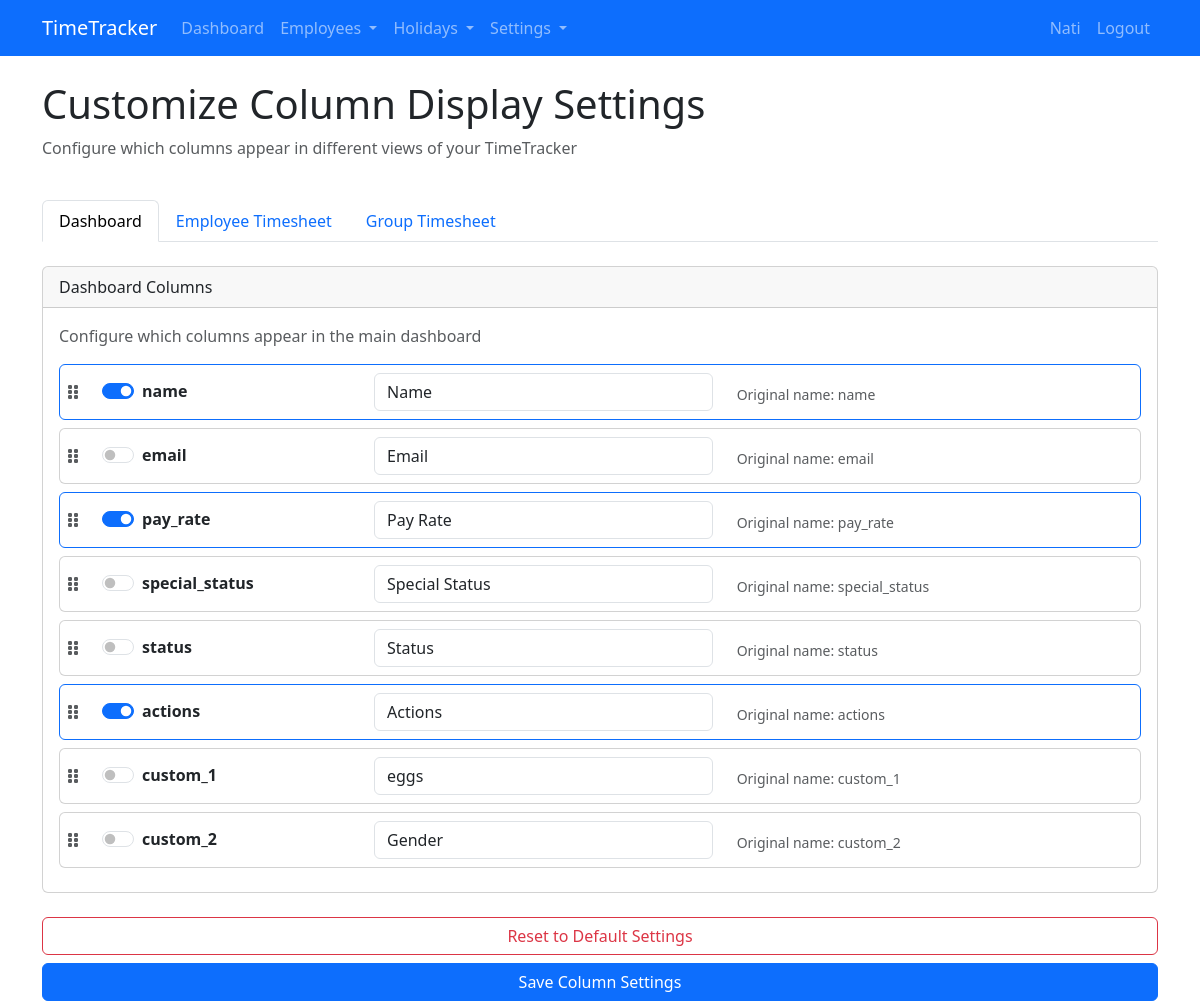
Page /column_settings (signed in) on the committed database.
### app.py (models this page shows, shortened)
class User(UserMixin, db.Model):
    id = db.Column(db.Integer, primary_key=True)
    username = db.Column(db.String(80), unique=True, nullable=False)
    email = db.Column(db.String(120), unique=True, nullable=False)
    password_hash = db.Column(db.String(128))
    is_admin = db.Column(db.Boolean, default=False)
    company_id = db.Column(db.Integer, db.ForeignKey('company.id'))

class ColumnSettings(db.Model):
    id = db.Column(db.Integer, primary_key=True)
    company_id = db.Column(db.Integer, db.ForeignKey('company.id'), nullable=False)
    view_type = db.Column(db.String(50), nullable=False)  # 'dashboard', 'employee_timesheet', 'group_timesheet'
    column_name = db.Column(db.String(50), nullable=False)
    display_name = db.Column(db.String(100))
    is_visible = db.Column(db.Boolean, default=True)
    display_order = db.Column(db.Integer, default=0)
    company = db.relationship('Company', backref='column_settings')
    __table_args__ = (db.UniqueConstraint('company_id', 'view_type', 'column_name', name='_company_view_column_uc'),)

### app.py (the view, shortened to what this page needs)
@app.route('/column_settings', methods=['GET', 'POST'])
@login_required
def column_settings():
    if not current_user.is_admin:
        flash('Access denied.')
        return redirect(url_for('dashboard'))
    company_id = current_user.company.id
    dashboard_columns = ColumnSettings.query.filter_by(
        company_id=company_id,
        view_type='dashboard'
    ).order_by(ColumnSettings.display_order).all()
    employee_timesheet_columns = ColumnSettings.query.filter_by(
        company_id=company_id,
        view_type='employee_timesheet'
    ).order_by(ColumnSettings.display_order).all()
    group_timesheet_columns = ColumnSettings.query.filter_by(
        company_id=company_id,
        view_type='group_timesheet'
    ).order_by(ColumnSettings.display_order).all()
    return render_template('column_settings.html',
                          dashboard_columns=dashboard_columns,
                          employee_timesheet_columns=employee_timesheet_columns,
                          group_timesheet_columns=group_timesheet_columns)

### app.py (called while the page is built)
@login_manager.user_loader
def load_user(user_id):
    return User.query.get(int(user_id))

### templates/column_settings.html (shortened to what this page needs)
{% extends "base.html" %}
{% block content %}
<div class="row mb-4">
    <div class="col-md-12">
        <h1>Customize Column Display Settings</h1>
        <p class="text-muted">Configure which columns appear in different views of your TimeTracker</p>
    </div>
</div>
<div class="row">
    <div class="col-md-12">
        <ul class="nav nav-tabs mb-4" id="columnTabs" role="tablist">
            <li class="nav-item" role="presentation">
                <button class="nav-link active" id="dashboard-tab" data-bs-toggle="tab" data-bs-target="#dashboard" type="button" role="tab">
                    Dashboard
                </button>
            </li>
            <li class="nav-item" role="presentation">
                <button class="nav-link" id="employee-timesheet-tab" data-bs-toggle="tab" data-bs-target="#employee-timesheet" type="button" role="tab">
                    Employee Timesheet
                </button>
            </li>
            <li class="nav-item" role="presentation">
                <button class="nav-link" id="group-timesheet-tab" data-bs-toggle="tab" data-bs-target="#group-timesheet" type="button" role="tab">
                    Group Timesheet
                </button>
            </li>
        </ul>
        <form method="POST" action="{{ url_for('column_settings') }}">
            <div class="tab-content" id="columnTabsContent">
                <div class="tab-pane fade show active" id="dashboard" role="tabpanel">
                    <div class="card">
                        <div class="card-header">Dashboard Columns</div>
                        <div class="card-body">
                            <p class="text-muted">Configure which columns appear in the main dashboard</p>
                            <div id="dashboard-columns" class="sortable-columns">
                                {% for column in dashboard_columns %}
                                <div class="card mb-2 column-card {% if column.is_visible %}border-primary{% endif %}" data-id="{{ column.id }}">
                                    <div class="card-body p-2">
                                        <div class="row align-items-center">
                                            <div class="col-auto">
                                                <i class="fas fa-grip-vertical handle text-muted"></i>
                                            </div>
                                            <div class="col-md-3">
                                                <div class="form-check form-switch">
                                                    <input class="form-check-input" type="checkbox" id="dashboard_visible_{{ column.id }}"
                                                           name="visible[dashboard][{{ column.id }}]" value="1" {% if column.is_visible %}checked{% endif %}>
                                                    <label class="form-check-label" for="dashboard_visible_{{ column.id }}">
                                                        <strong>{{ column.column_name }}</strong>
                                                    </label>
                                                </div>
                                            </div>
                                            <div class="col-md-4">
                                                <input type="text" class="form-control" name="display[dashboard][{{ column.id }}]"
                                                       value="{{ column.display_name }}" placeholder="Display Name">
                                            </div>
                                            <div class="col-md-4">
                                                <div class="form-text">Original name: {{ column.column_name }}</div>
                                            </div>
                                        </div>
                                    </div>
                                </div>
                                {% endfor %}
                            </div>
                        </div>
                    </div>
                </div>
            </div>
            <div class="d-grid gap-2 mt-4">
                <button type="button" id="reset-all-btn" class="btn btn-outline-danger">Reset to Default Settings</button>
                <button type="submit" class="btn btn-primary">Save Column Settings</button>
            </div>
        </form>
    </div>
</div>
{% endblock %}

### templates/base.html (shortened to what this page needs)
<!DOCTYPE html>
<html lang="en">
<head>
    <link href="https://cdn.jsdelivr.net/npm/bootstrap@5.3.0-alpha1/dist/css/bootstrap.min.css" rel="stylesheet">
    <link href="https://cdnjs.cloudflare.com/ajax/libs/font-awesome/6.0.0/css/all.min.css" rel="stylesheet">
</head>
<body>
    <nav class="navbar navbar-expand-lg navbar-dark bg-primary">
        <div class="container">
            <a class="navbar-brand" href="{{ url_for('index') }}">TimeTracker</a>
            <div class="collapse navbar-collapse" id="navbarNav">
                <ul class="navbar-nav me-auto">
                    {% if current_user.is_authenticated %}
                    <li class="nav-item">
                        <a class="nav-link" href="{{ url_for('dashboard') }}">Dashboard</a>
                    </li>
                    {% if current_user.is_admin %}
                    <li class="nav-item dropdown">
                        <a class="nav-link dropdown-toggle" href="#" id="employeesDropdown" role="button" data-bs-toggle="dropdown" aria-expanded="false">
                            Employees
                        </a>
                    </li>
                    <li class="nav-item dropdown">
                        <a class="nav-link dropdown-toggle" href="#" id="holidaysDropdown" role="button" data-bs-toggle="dropdown" aria-expanded="false">
                            Holidays
                        </a>
                    </li>
                    <li class="nav-item dropdown">
                        <a class="nav-link dropdown-toggle" href="#" id="settingsDropdown" role="button" data-bs-toggle="dropdown" aria-expanded="false">
                            Settings
                        </a>
                    </li>
                    {% endif %}
                    {% endif %}
                </ul>
                <ul class="navbar-nav">
                    {% if current_user.is_authenticated %}
                    <li class="nav-item">
                        <span class="nav-link">{{ current_user.username }}</span>
                    </li>
                    <li class="nav-item">
                        <a class="nav-link" href="{{ url_for('logout') }}">Logout</a>
                    </li>
                    {% endif %}
                </ul>
            </div>
        </div>
    </nav>
    <div class="container mt-4">
        {% block content %}{% endblock %}
    </div>
</body>
</html>

### templates/column_settings.html (style rules this page uses)
.sortable-columns .handle { cursor: grab; }

### rows in the picture
User: username "Nati"
ColumnSettings: is_visible "☑", column_name "name", display_name "Name"
ColumnSettings: column_name "email", display_name "Email"
ColumnSettings: is_visible "☑", column_name "pay_rate", display_name "Pay Rate"
ColumnSettings: column_name "special_status", display_name "Special Status"
ColumnSettings: column_name "status", display_name "Status"
ColumnSettings: is_visible "☑", column_name "actions", display_name "Actions"
ColumnSettings: column_name "custom_1", display_name "eggs"
ColumnSettings: column_name "custom_2", display_name "Gender"
